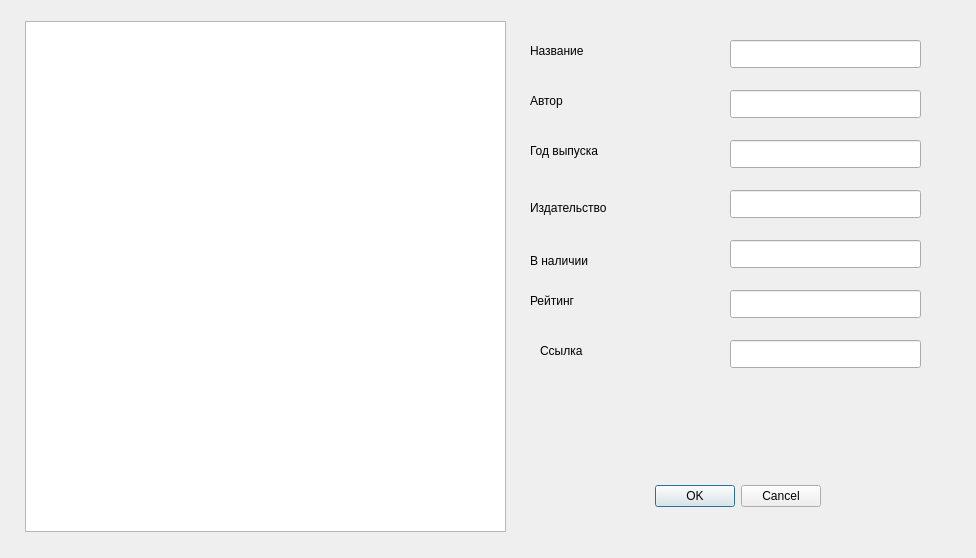
<?xml version="1.0" encoding="UTF-8"?>
<ui version="4.0">
 <class>EditDialog</class>
 <widget class="QDialog" name="EditDialog">
  <property name="geometry">
   <rect>
    <x>0</x>
    <y>0</y>
    <width>976</width>
    <height>558</height>
   </rect>
  </property>
  <property name="windowTitle">
   <string>Dialog</string>
  </property>
  <widget class="QDialogButtonBox" name="buttonBox">
   <property name="geometry">
    <rect>
     <x>650</x>
     <y>480</y>
     <width>171</width>
     <height>32</height>
    </rect>
   </property>
   <property name="orientation">
    <enum>Qt::Orientation::Horizontal</enum>
   </property>
   <property name="standardButtons">
    <set>QDialogButtonBox::StandardButton::Cancel|QDialogButtonBox::StandardButton::Ok</set>
   </property>
  </widget>
  <widget class="QListWidget" name="listWidget">
   <property name="geometry">
    <rect>
     <x>25</x>
     <y>21</y>
     <width>481</width>
     <height>511</height>
    </rect>
   </property>
  </widget>
  <widget class="QLabel" name="title">
   <property name="geometry">
    <rect>
     <x>530</x>
     <y>40</y>
     <width>91</width>
     <height>21</height>
    </rect>
   </property>
   <property name="text">
    <string>Название</string>
   </property>
  </widget>
  <widget class="QLabel" name="author">
   <property name="geometry">
    <rect>
     <x>530</x>
     <y>90</y>
     <width>91</width>
     <height>21</height>
    </rect>
   </property>
   <property name="text">
    <string>Автор</string>
   </property>
  </widget>
  <widget class="QLabel" name="release">
   <property name="geometry">
    <rect>
     <x>530</x>
     <y>140</y>
     <width>91</width>
     <height>21</height>
    </rect>
   </property>
   <property name="text">
    <string>Год выпуска</string>
   </property>
  </widget>
  <widget class="QLabel" name="publishing">
   <property name="geometry">
    <rect>
     <x>530</x>
     <y>200</y>
     <width>111</width>
     <height>16</height>
    </rect>
   </property>
   <property name="text">
    <string>Издательство</string>
   </property>
  </widget>
  <widget class="QLabel" name="instock">
   <property name="geometry">
    <rect>
     <x>530</x>
     <y>250</y>
     <width>91</width>
     <height>21</height>
    </rect>
   </property>
   <property name="text">
    <string>В наличии</string>
   </property>
  </widget>
  <widget class="QLabel" name="rating">
   <property name="geometry">
    <rect>
     <x>530</x>
     <y>290</y>
     <width>91</width>
     <height>21</height>
    </rect>
   </property>
   <property name="text">
    <string>Рейтинг</string>
   </property>
  </widget>
  <widget class="QLabel" name="url">
   <property name="geometry">
    <rect>
     <x>540</x>
     <y>340</y>
     <width>91</width>
     <height>21</height>
    </rect>
   </property>
   <property name="text">
    <string>Ссылка</string>
   </property>
  </widget>
  <widget class="QLineEdit" name="titleEdit">
   <property name="geometry">
    <rect>
     <x>730</x>
     <y>40</y>
     <width>191</width>
     <height>28</height>
    </rect>
   </property>
  </widget>
  <widget class="QLineEdit" name="authorEdit">
   <property name="geometry">
    <rect>
     <x>730</x>
     <y>90</y>
     <width>191</width>
     <height>28</height>
    </rect>
   </property>
  </widget>
  <widget class="QLineEdit" name="releaseEdit">
   <property name="geometry">
    <rect>
     <x>730</x>
     <y>140</y>
     <width>191</width>
     <height>28</height>
    </rect>
   </property>
  </widget>
  <widget class="QLineEdit" name="publishingEdit">
   <property name="geometry">
    <rect>
     <x>730</x>
     <y>190</y>
     <width>191</width>
     <height>28</height>
    </rect>
   </property>
  </widget>
  <widget class="QLineEdit" name="instockEdit">
   <property name="geometry">
    <rect>
     <x>730</x>
     <y>240</y>
     <width>191</width>
     <height>28</height>
    </rect>
   </property>
  </widget>
  <widget class="QLineEdit" name="ratingEdit">
   <property name="geometry">
    <rect>
     <x>730</x>
     <y>290</y>
     <width>191</width>
     <height>28</height>
    </rect>
   </property>
  </widget>
  <widget class="QLineEdit" name="urlEdit">
   <property name="geometry">
    <rect>
     <x>730</x>
     <y>340</y>
     <width>191</width>
     <height>28</height>
    </rect>
   </property>
  </widget>
 </widget>
 <resources/>
 <connections>
  <connection>
   <sender>buttonBox</sender>
   <signal>accepted()</signal>
   <receiver>EditDialog</receiver>
   <slot>accept()</slot>
   <hints>
    <hint type="sourcelabel">
     <x>248</x>
     <y>254</y>
    </hint>
    <hint type="destinationlabel">
     <x>157</x>
     <y>274</y>
    </hint>
   </hints>
  </connection>
  <connection>
   <sender>buttonBox</sender>
   <signal>rejected()</signal>
   <receiver>EditDialog</receiver>
   <slot>reject()</slot>
   <hints>
    <hint type="sourcelabel">
     <x>316</x>
     <y>260</y>
    </hint>
    <hint type="destinationlabel">
     <x>286</x>
     <y>274</y>
    </hint>
   </hints>
  </connection>
 </connections>
</ui>
